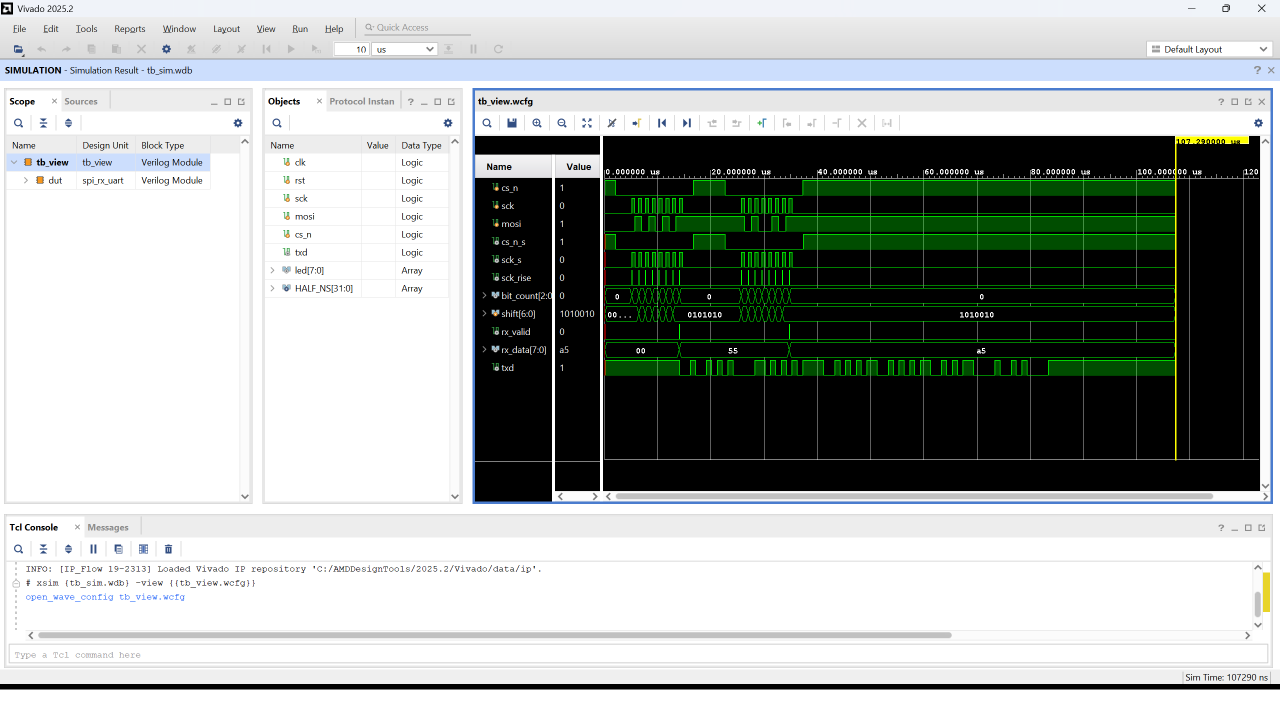
#> input picture lab7/report/pre/captures/lab7_01_spi_rx_tb_view.png, 2560 x 1440 px (shown at 1/2 size)
$ python make_figures.py
#> lines starting #> are read from the running program, lines starting #| are printed output that depends on the picture
"""LAB7 예비보고서 그림 생성기.

- images/vivado/*.png : Vivado 시뮬레이터 화면 캡처(captures/, tools/capture_xsim.ps1)에서
  이름·값 칸과 파형만 잘라 시간축을 반으로 나눠 위아래로 쌓은 것(lab4~lab6과 같은 방식)
- images/theory/*.png : SPI Mode 0 타이밍(MCU 호스트 시뮬레이션의 시각표 CSV를 그대로 그림), FPGA 마스터 상태 순서
- images/block/*.png  : 네 가지 연결(과제9~12)과 FPGA 수신·송신 블록도

모든 그림은 2단 본문의 한 단(약 8 cm)에 들어가므로 폭 1000 px 안팎, 글자 20 px 이상으로 만든다.
그리기 도우미(node, arrow, canvas 등)는 lab6/report/pre/make_figures.py와 같다.

실행: python make_figures.py   (Pillow 필요)
"""
import csv
from pathlib import Path

from PIL import Image, ImageDraw, ImageFont

HERE = Path(__file__).resolve().parent
IMG = HERE / 'images'
CAP = HERE / 'captures'
LAB = HERE.parents[1]

NAVY = (31, 78, 120)
PALE = (234, 242, 248)
GRAY = (110, 110, 110)
LIGHT = (243, 243, 243)
RED = (192, 57, 43)
GREEN = (30, 132, 73)
ORANGE = (200, 120, 20)
BLACK = (34, 34, 34)


# [6 lines left out: function font, not called in this run]


# ------------------------------------------------------------ Vivado crops
# (캡처 원본, 신호 행 수) — 2560x1440 전체 화면 캡처 기준 좌표는 lab4~lab6과 같다.
VIVADO = [
    ('lab7_01_spi_rx_tb_view.png', 11), ('lab7_01_spi_rx_tb.png', 10),
    ('lab7_02_spi_tx_tb_view.png', 10), ('lab7_02_spi_tx_tb.png', 10),
    ('lab7_03_spi_link_tb_view.png', 11), ('lab7_03_spi_link_tb.png', 10),
]
NAME_X0, NAME_X1, WAVE_X0, WAVE_MID, WAVE_X1 = 947, 1204, 1208, 1775, 2356
TOP_Y, ROW_Y, ROW_H = 322, 356, 36


def crop_vivado():
    out = IMG / 'vivado'
    out.mkdir(parents=True, exist_ok=True)
    for src, rows in VIVADO:
        if not (CAP / src).is_file():
            continue
        with Image.open(CAP / src) as im:
#> im is the input picture: PIL image 2560x1440 RGBA; mean R, G, B, A 169, 173.9, 171.4, 255
            if im.size != (2560, 1440):
                raise ValueError(f'{src}: unexpected size {im.size}')
            bottom = ROW_Y + ROW_H * rows + 8
            names = im.crop((NAME_X0, TOP_Y, NAME_X1, bottom))
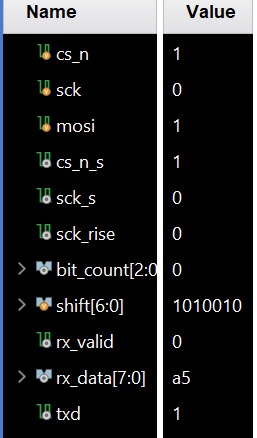
#> names: PIL image 257x438 RGBA; mean R, G, B, A 34.2, 35.2, 35.8, 255
            halves = [im.crop((WAVE_X0, TOP_Y, WAVE_MID, bottom)), im.crop((WAVE_MID, TOP_Y, WAVE_X1, bottom))]
            sheet = Image.new('RGB', (names.width + max(h.width for h in halves), 2 * names.height + 10), 'white')
#> sheet: PIL image 838x886 RGB; every value is 255
            for i, half in enumerate(halves):
                y = i * (names.height + 10)
                sheet.paste(names, (0, y))
                sheet.paste(half, (names.width, y))
#> this loop made 2 passes
#> y on passes 1 to 2: 0, 448
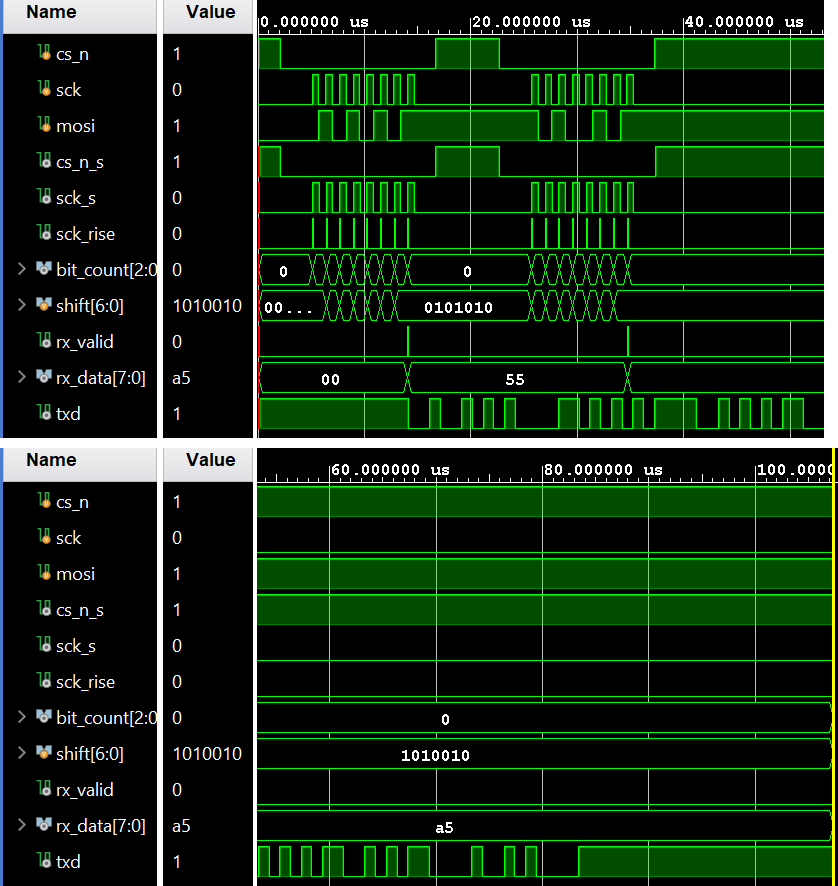
#> sheet: PIL image 838x886 RGB; mean R, G, B 18.6, 38.4, 18.5
            sheet.save(out / src)
        print(out / src)
#> pass 2 of the loop in crop_vivado, `for src, rows in VIVADO:`:
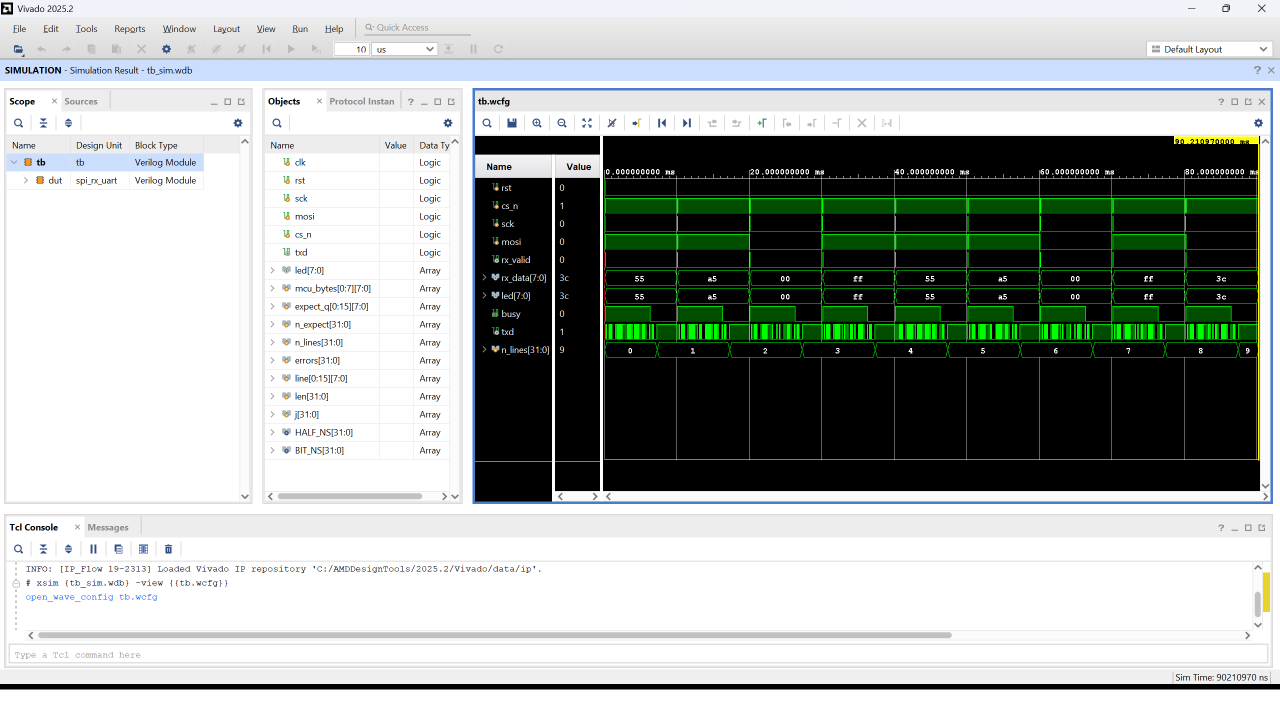
#> input picture lab7/report/pre/captures/lab7_01_spi_rx_tb.png, 2560 x 1440 px (shown at 1/2 size)
#> in crop_vivado, im is the input picture: PIL image 2560x1440 RGBA; mean R, G, B, A 168.8, 174.7, 171.2, 255
#> in crop_vivado, `names = im.crop((NAME_X0, TOP_Y, NAME_X1, bottom))`:
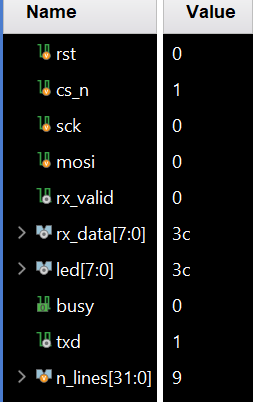
#> names: PIL image 257x402 RGBA; mean R, G, B, A 35, 35.9, 36.5, 255
#> the loop in crop_vivado, `for i, half in enumerate(halves):` made 2 passes
#> y on passes 1 to 2: 0, 412
#> after the loop in crop_vivado, `for i, half in enumerate(halves):`:
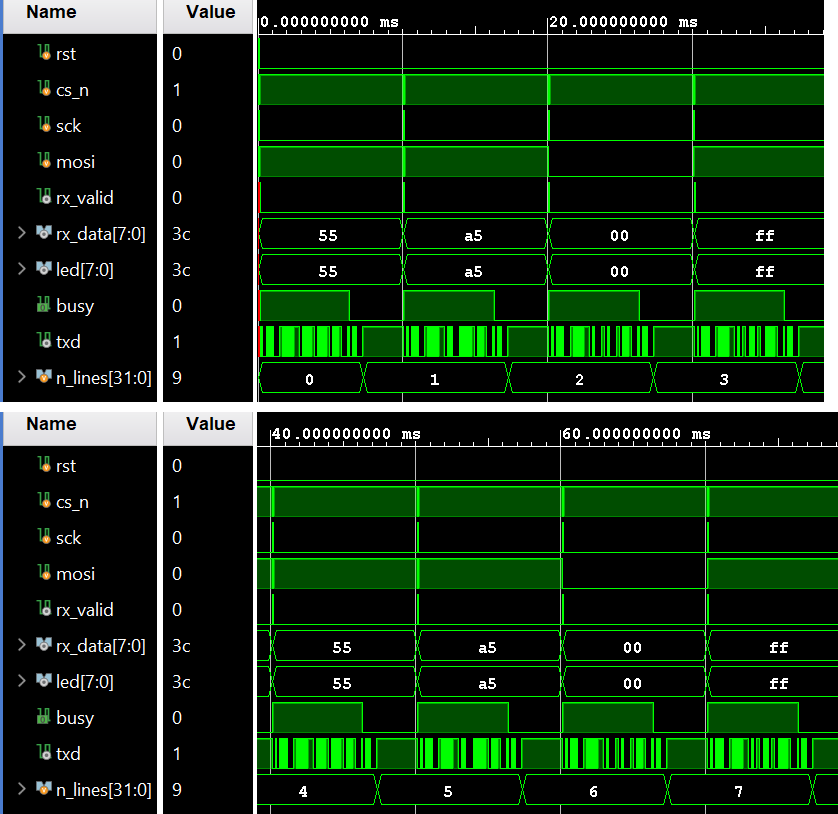
#> sheet: PIL image 838x814 RGB; mean R, G, B 18.7, 42.6, 19.1
#> pass 3 of the loop in crop_vivado, `for src, rows in VIVADO:`:
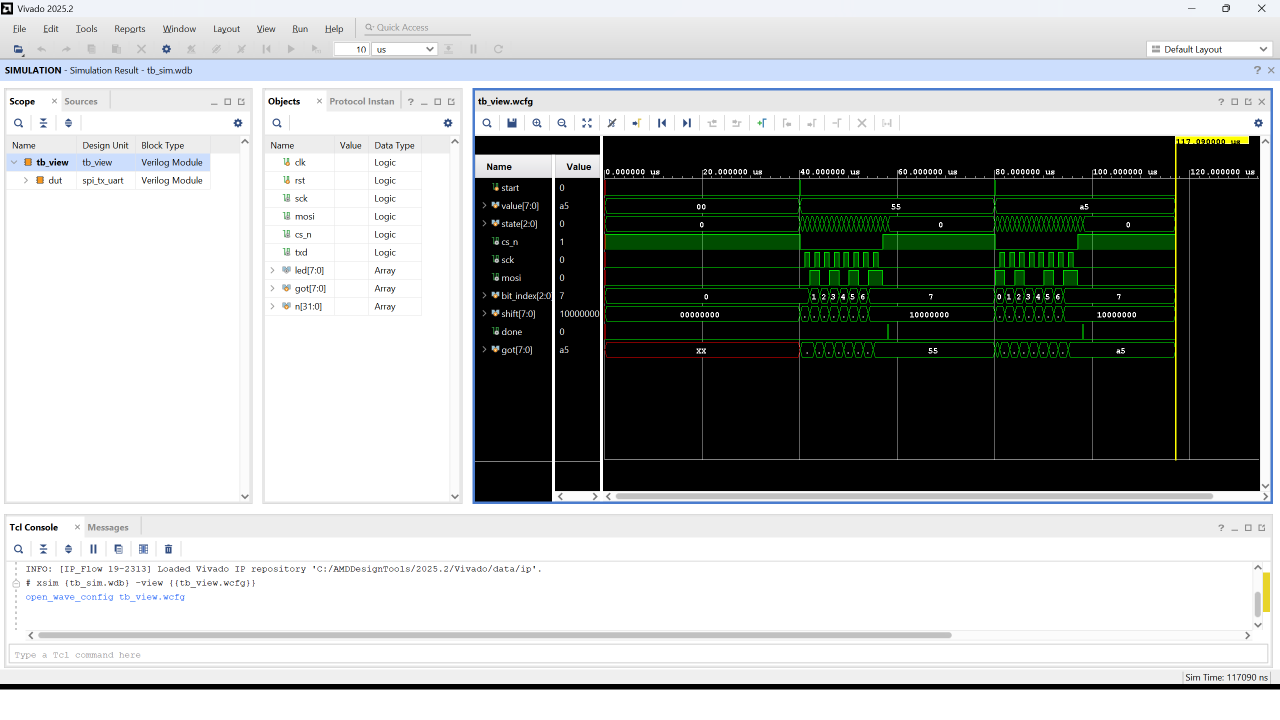
#> input picture lab7/report/pre/captures/lab7_02_spi_tx_tb_view.png, 2560 x 1440 px (shown at 1/2 size)
#> in crop_vivado, im is the input picture: PIL image 2560x1440 RGBA; mean R, G, B, A 169, 172.2, 171.4, 255
#> in crop_vivado, `names = im.crop((NAME_X0, TOP_Y, NAME_X1, bottom))`:
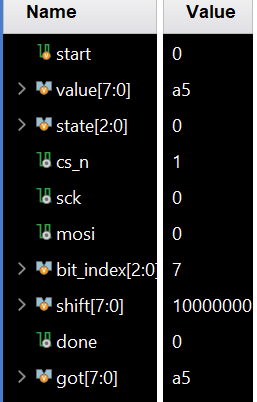
#> names: PIL image 257x402 RGBA; mean R, G, B, A 36.9, 37.7, 38.4, 255
#> after the loop in crop_vivado, `for i, half in enumerate(halves):`:
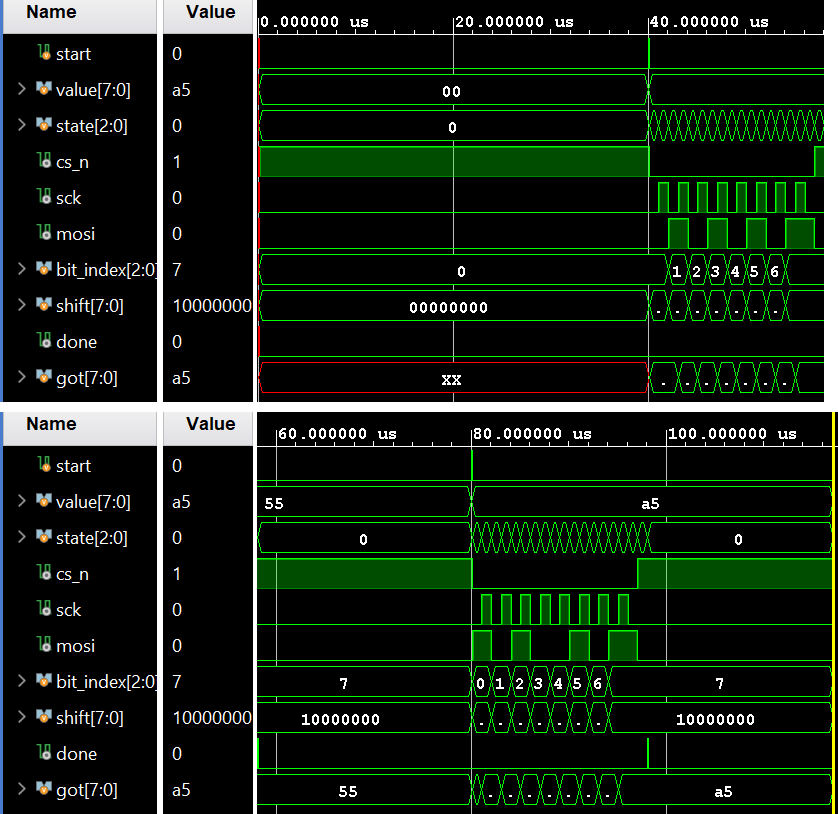
#> sheet: PIL image 838x814 RGB; mean R, G, B 20.3, 32.4, 19.8
#> the loop made 6 passes; the first 3 are shown


# ------------------------------------------------------------ drawing helpers
# [34 lines left out: functions text_center, node, arrow, not called in this run]


def canvas(w, h):
    im = Image.new('RGB', (w, h), 'white')
    return im, ImageDraw.Draw(im)


# ------------------------------------------------------------ theory: SPI Mode 0
def read_wave(path, first_n_bytes):
    """hostsim 시각표 CSV(t_ns,cs,sck,mosi)에서 앞의 바이트 n개 구간을 바이트별 (t, cs, sck, mosi) 목록으로"""
    rows = [tuple(int(v) for v in r) for r in csv.reader(open(path, encoding='utf-8')) if r[0].isdigit()]
    out, cur = [], []
    for r in rows:
        cur.append(r)
        if r[1] == 1:               # CS HIGH = 바이트 끝
            out.append(cur)
            cur = []
            if len(out) == first_n_bytes:
                break
    return out


def spi_mode0():
    """0x55와 0xA5 한 바이트씩: CS, SCK, MOSI와 상승 에지에서 읽는 비트"""
    waves = read_wave(LAB / 'stm32_3_hostsim' / 'results' / 'master_wave.csv', 2)
    im, d = canvas(1000, 720)
    f, fb, fs = font(21), font(22, True), font(19)
    left, right = 150, 975
    period = 1280
    t_span = 9 * period + 200          # 바이트 앞뒤 여유 포함
    hi = 46

    # [24 lines left out: function draw_byte, not called in this run]

    draw_byte(waves[0], 20, 0x55)
    draw_byte(waves[1], 350, 0xA5)
    d.text((left, 685), 'SCK 781.25 kHz(주기 1.28 us), 대기 LOW. MOSI는 하강 에지에서 바뀐다.', font=fs, fill=GRAY)
    return im


# [124 lines left out: functions spi_master_states, wiring, block_rx, block_tx, not called in this run]


def main():
    if CAP.is_dir() and any(CAP.glob('*.png')):
        crop_vivado()
    for folder, name, im in [
        ('theory', 'spi_mode0.png', spi_mode0()),
        ('theory', 'spi_master_states.png', spi_master_states()),
        ('block', 'spi_wiring.png', wiring()),
        ('block', '01_spi_rx_block.png', block_rx()),
        ('block', '02_spi_tx_block.png', block_tx()),
    ]:
        (IMG / folder).mkdir(parents=True, exist_ok=True)
        im.save(IMG / folder / name)
        print(IMG / folder / name)
#> this loop made 0 passes


if __name__ == '__main__':
#> (the run stopped early here; a loop or call above may not have finished)
